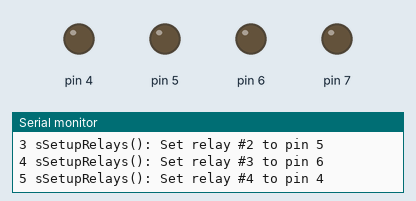
The sketch below on a simulated Arduino Uno, built with avr-gcc and run on an emulated ATmega328P. Parts: output pins drawn as LEDs (lit = HIGH), the last lines printed to the serial monitor.

Above: at 0.2 s.
At 0.66 s:
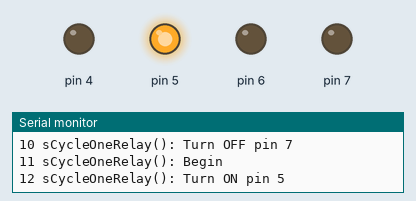
At 1.24 s:
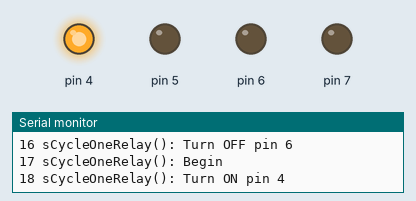
At 2.15 s:
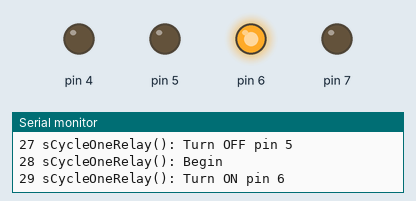
At 2.77 s:
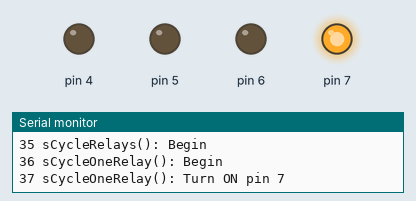
Timing chart, 0 to 3.1 s (numbered marks = the images above):
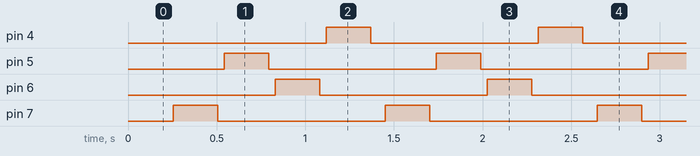

Measured:
- by itself, pin 4–7: alternates HIGH for 0.25 s and LOW for 0.96 s

The sketch:

SeeedRelay.ino
```cpp
// 6/28/15ab From Seeed Relay Wiki
// Sketch to exercise all (4) relays on Seeed Relay shield.

#include <Arduino.h>
#include <Streaming.h>

static const int asRelay[]  = {0, 7, 5, 6, 4};  //Relay can be 1 to 4,no zero relay
static const int sNumRelays= 4;

static int       sLineCount= 0;     //Used in outputs to Serial Monitor for clarity.

//int MotorControl = 5;    // Digital Arduino Pin used to control the motor


void setup()  {
  Serial.begin(9600);
  Serial << sLineCount++ << " setup(): Begin" << endl;

  sSetupRelays();

  return;
} //setup


// the loop routine runs over and over again forever:
void loop()  {
  Serial << sLineCount++ << " loop(): Begin" << endl;
  sCycleRelays();
  return;
} //loop


int sSetupRelays(){
  Serial << sLineCount++ <<" sSetupRelays(): Begin"<< endl;
  for (int sRelay= 1; sRelay <= sNumRelays; sRelay++) {
    int sRelayDigitalPin= asRelay[sRelay];
    Serial << sLineCount++ <<" sSetupRelays(): Set relay #" << sRelay
           << " to pin " << sRelayDigitalPin << endl;
    pinMode(sRelayDigitalPin, OUTPUT);
  } //for
  return 1;
}  //sSetupRelays


int sCycleRelays(){
  int sDigitalPin;

  Serial << sLineCount++ <<" sCycleRelays(): Begin"<< endl;
  for (int sRelay= 1; sRelay <= sNumRelays; sRelay++) {
    sDigitalPin= asRelay[sRelay];
    sCycleOneRelay(sDigitalPin);
  } //for

  return 1;
}  //sCycleRelays


int sCycleOneRelay(int sDigitalPin){
  int sOnMsec   = 250;
  int sOffMsec  = 0;

  Serial << sLineCount++ <<" sCycleOneRelay(): Begin"<< endl;

  Serial << sLineCount++ <<" sCycleOneRelay(): Turn ON pin "<< sDigitalPin << endl;
  digitalWrite(sDigitalPin, HIGH);    // NO3 and COM3 Connected
  delay(sOnMsec);

  Serial << sLineCount++ <<" sCycleOneRelay(): Turn OFF pin "<< sDigitalPin << endl;
  digitalWrite(sDigitalPin, LOW);     // NO3 and COM3 Disconnected
  delay(sOffMsec);
  return 1;
}  //sCycleOneRelay

// Last line.
```
